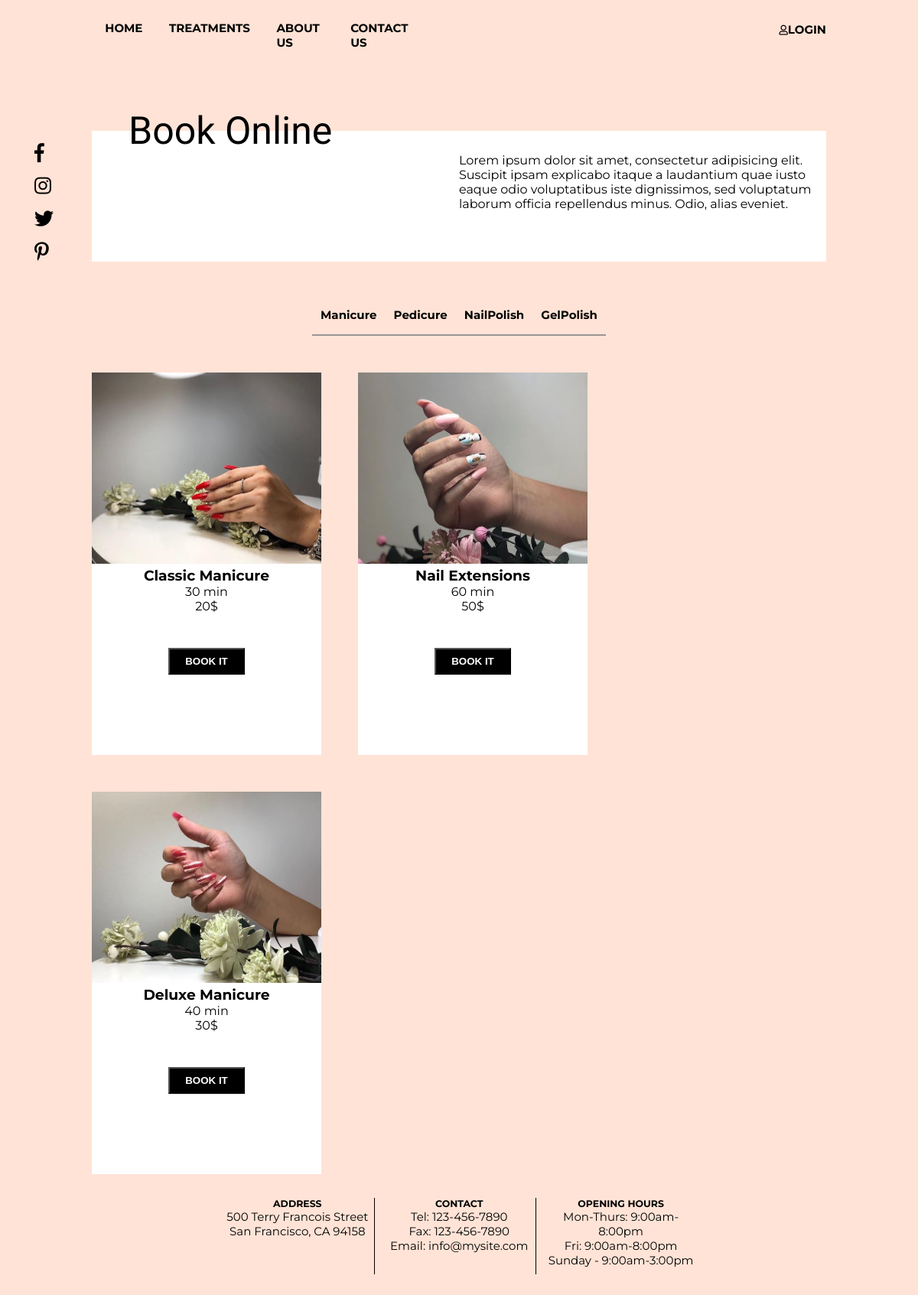
The page /views/treatments.php on the database its author committed.
### tables this page shows
CREATE TABLE `treatments` (
  `id` int(11) NOT NULL,
  `name` varchar(255) NOT NULL,
  `updated_by` varchar(255) NOT NULL
);

CREATE TABLE `treatments_item` (
  `id` int(11) NOT NULL,
  `name` varchar(255) NOT NULL,
  `price` decimal(10,0) NOT NULL,
  `time` int(11) NOT NULL,
  `treatment` int(11) NOT NULL,
  `img_url` varchar(255) NOT NULL
);

### models/DbCon.php (called while the page is built, shortened)
<?php
class DBConnection
{
    public function getConnection()
    {
        $this->servername="localhost";
        $this->user = "root";
        $this->password = "";
        $this->databaseName = "nails_salon";
        $connection = mysqli_connect($this->servername,$this->user,$this->password,$this->databaseName);
        return $connection;
    }
}

### controllers/TreatmentController.php (called while the page is built, shortened)
<?php
include_once '../models/DbCon.php';
class TreatmentController
{
    private $connection;
    public function __construct(){
        $obj = new DBConnection();
        $this->connection = $obj->getConnection();
    }
    public function GetAll(){
        $sql = "SELECT * FROM treatments ORDER BY id DESC";
        $treatments = mysqli_query($this->connection,$sql);
        $returnArray = array();
        if(mysqli_num_rows($treatments) > 0){
            while($row = mysqli_fetch_assoc($treatments)){
                array_push($returnArray, $row);
            }
        }
        return $returnArray;
    }
}

### controllers/ItemController.php (called while the page is built, shortened)
<?php
include_once '../models/DbCon.php';
class ItemController
{
    private $connection;
    public function __construct(){
        $obj = new DBConnection();
        $this->connection = $obj->getConnection();
    }
    public function getItemByTreatmentId($id){
        $sql = "SELECT * FROM treatments_item WHERE treatment=$id";
        $treatments = mysqli_query($this->connection,$sql);
        $returnArray = array();
        while($row = mysqli_fetch_assoc($treatments)){
            array_push($returnArray, $row);
        }
        return $returnArray;
    }
}

### views/treatments.php (the view, shortened to what this page needs)
<?php
include_once "../controllers/ItemController.php";
include_once "../controllers/TreatmentController.php";
$tController = new TreatmentController();
$treatments=$tController->GetAll();
$iController = new ItemController();
?>
<!DOCTYPE html>
<html lang="en">
  <head>
    <link rel="stylesheet" href="../static/css/treatmentsStyle.css" />
    <link
      rel="stylesheet"
      href="https://use.fontawesome.com/releases/v5.0.7/css/all.css"
    />
  </head>
  <body>
    <div class="wrapper">
      <div class="header">
        <ul>
          <li><a href="index.php">HOME</a></li>
          <li><a href="treatments.php">TREATMENTS</a></li>
          <li><a href="aboutUs.php">ABOUT US</a></li>
          <li><a href="#footer">CONTACT US</a></li>
        </ul>
        <div class="login">
          <?php
             if(isset($_SESSION['name'])){
              echo '
              <i class="far fa-user"></i><span class="name">'.$_SESSION['name'].'</span>
              <span><a href="logout.php">LOGOUT</a></span>';
            }else{
              echo '<i class="far fa-user"></i><span><a href="loginForm.php">LOGIN</a></span>';
            }
          ?>
        </div>
      </div>
      <div class="main">
        <div class="main">
            <div class="social_media">
              <i class="fab fa-facebook-f"></i>
              <i class="fab fa-instagram"></i>
              <i class="fab fa-twitter"></i>
              <i class="fab fa-pinterest-p"></i>
            </div>
        <fieldset>
          <legend>
            Book Online
          </legend>
          <p>
            Lorem ipsum dolor sit amet, consectetur adipisicing elit. Suscipit
            ipsam explicabo itaque a laudantium quae iusto eaque odio
            voluptatibus iste dignissimos, sed voluptatum laborum officia
            repellendus minus. Odio, alias eveniet.
          </p>
        </fieldset>
      </div>
      <div class="treatments">
        <ul>
        <?php
          global $treatments;
          foreach($treatments as $treatment){
            echo ' <li><a class="t" href="treatments.php?treatmentID='.$treatment['id'].' #treatmentItem" style="color: inherit; text-decoration:none;">'.$treatment['name'].'</a></li>';
          };
        ?>
        </ul>
        <div class="line"></div>
      </div>
      <div class="treatment-items">
<?php
    global $iController;
    if(isset($_GET['treatmentID'])){
        $items = $iController->getItemByTreatmentId($_GET['treatmentID']);
    }else{
        $items = $iController->getItemByTreatmentId(4);
    }
    foreach($items as $item){
        echo '
        <div class="col-30 items">
          <div>
            <img src="'.$item['img_url'].'" alt="'.$item['name'].'" />
            <h3>'.$item['name'].'</h3>
            <p>'.$item['time'].' min</p>
            <p>'.$item['price'].'$</p>
            <a class="bookBtn" href="bookItem.php?itemID='.$item['id'].'"><button>BOOK IT</button></a>
          </div>
        </div>
        ';
    }
?>
      <div class="footer" id="footer">
        <div class="adress">
          <h5>ADDRESS</h5>
          <p>
            500 Terry Francois Street <br />
            San Francisco, CA 94158
          </p>
        </div>
        <div class="vertical_line"></div>
        <div class="contact">
          <h5>CONTACT</h5>
          <p>
            Tel: 123-456-7890 <br />
            Fax: 123-456-7890 <br />
            Email: info@mysite.com
          </p>
        </div>
        <div class="vertical_line"></div>
        <div class="opening">
          <h5>OPENING HOURS</h5>
          <p>
            Mon-Thurs: 9:00am-8:00pm <br />
            Fri: 9:00am-8:00pm <br />
            Sunday - 9:00am-3:00pm
          </p>
        </div>
      </div>
    </div>
  </body>
</html>

### static/css/treatmentsStyle.css (style rules this page uses)
* { padding: 0; margin: 0; }
.wrapper { background-color: #ffe3d6; width: 100%; height: auto; font-family: "Montserrat", sans-serif; }
.header { display: flex; justify-content: space-between; width: 80%; margin: 0 auto; }
.header a { text-decoration: none; color: black; font-size: 15px; font-weight: bold; }
.header ul { display: flex; flex-direction: row; width: 45%; margin-top: 1%; }
.header li { list-style: none; padding: 4%; }
.header .login { margin-top: 3%; font-size: 13px; }
.main .social_media { width: 5%; padding: 3%; display: inline-block; position: fixed; }
.main .social_media i { display: block; font-size: 25px; padding: 15%; }
.main fieldset { width: 80%; margin: 0 auto; background-color: white; height: 200px; border: white; margin-top: 5%; }
.main fieldset legend { font-size: 50px; margin-left: 5%; font-family: "Marck Script", cursive; }
.main fieldset p { width: 50%; float: right; }
.treatments { width: 80%; margin: 0 auto; margin-top: 5%; }
.treatments ul { width: 40%; display: flex; margin: 0 auto; }
.treatments li { list-style: none; margin: 0 auto; height: 35px; cursor: pointer; color: black; font-size: 15px; font-weight: bold; }
.treatments .line { width: 40%; height: 2px; margin: 0 auto; background-color: rgb(153, 148, 148); }
.treatment-items { display: flex; width: 80%; margin: 0 auto; flex-wrap: wrap; }
.treatment-items .items { margin-right: 5%; margin-top: 5%; justify-content: space-between; }
.treatment-items .items div { height: 500px; background-color: white; text-align: center; max-width: 300px; width: 300px; }
.treatment-items .items div img { width: 100%; height: 250px; }
button { height: 35px; width: 100px; color: white; background-color: black; font-weight: bold; margin: 15%; }
.footer { height: 180px; width: 80%; margin: auto; }
.footer div { display: inline-block; vertical-align: top; width: 25%; margin-top: 4%; height: 100px; text-align: center; font-size: 15px; }
.footer .adress { margin-left: 10%; }
.footer .vertical_line { border-left: 1px solid black; border-top: 0; border-right: 0; border-bottom: 0; width: 10px; }

### rows shown on the page
treatments: name "Manicure"
treatments: name "Pedicure"
treatments: name "NailPolish"
treatments: name "GelPolish"
treatments_item: img_url (picture), name "Classic Manicure", time "30", price "20"
treatments_item: img_url (picture), name "Nail Extensions", time "60", price "50"
treatments_item: img_url (picture), name "Deluxe Manicure", time "40", price "30"
